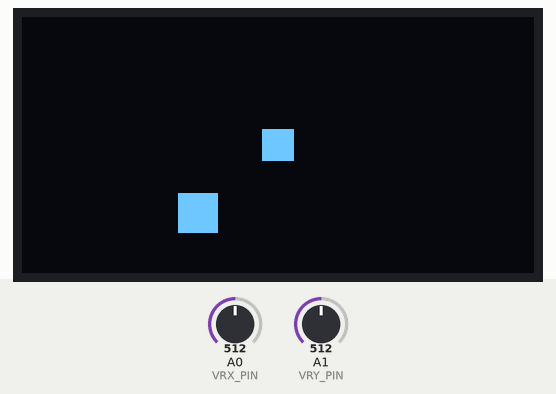
Bench run of a sketch on a simulated Arduino Uno, built with avr-gcc and run on an emulated ATmega328P. Parts: 128×64 one-colour display. Inputs (shaded band) come from the test bench; at power-on: A0 (VRX_PIN) = 512, A1 (VRY_PIN) = 512. Random numbers use the default seed unless the sketch sets one.

Above: at 1.25 s.
1.3 s: A0 (VRX_PIN) set to 141
At 1.37 s:
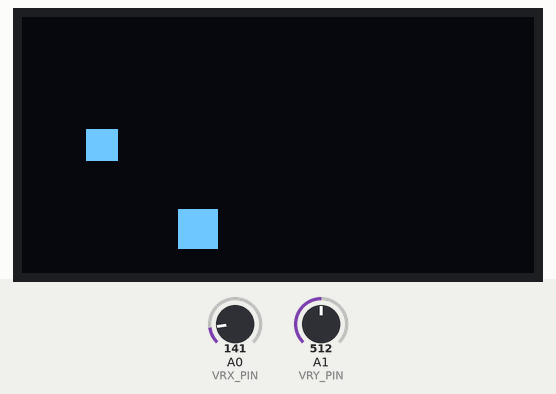
2.9 s: A0 (VRX_PIN) set to 119
At 2.95 s:
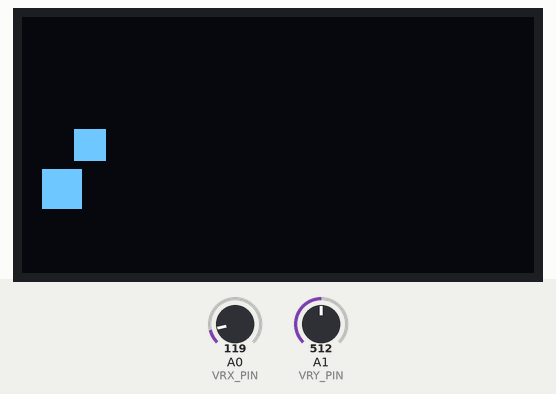
4.4 s: A1 (VRY_PIN) set to 716
At 4.48 s:
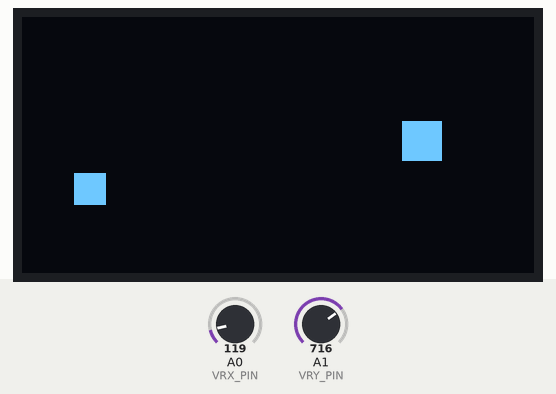
7.4 s: A1 (VRY_PIN) set to 900
At 8.55 s:
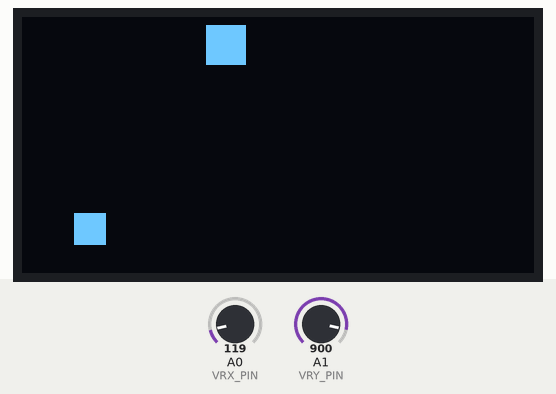
10.0 s: A0 (VRX_PIN) set to 223
At 10.08 s:
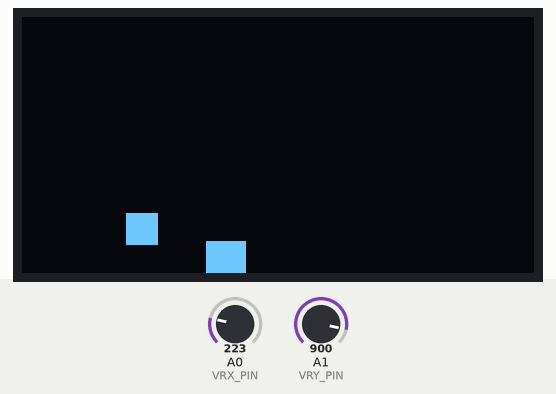
11.5 s: A0 (VRX_PIN) set to 246
At 12.6 s:
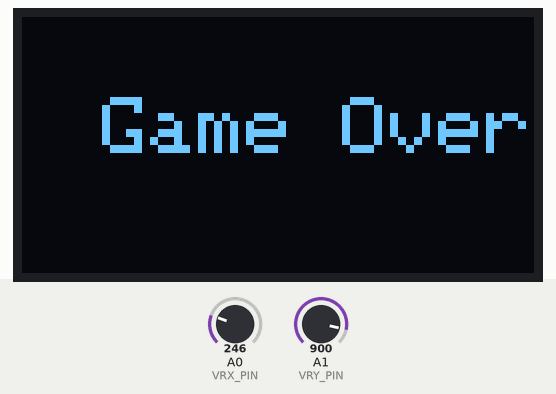

The sketch:

obstacle_avoider_using_oled.ino
```cpp
#include <Wire.h>
#include <Adafruit_GFX.h>
#include <Adafruit_SSD1306.h>

#define SCREEN_WIDTH 128
#define SCREEN_HEIGHT 64

#define OLED_RESET    -1
Adafruit_SSD1306 display(SCREEN_WIDTH, SCREEN_HEIGHT, &Wire, OLED_RESET);

#define VRX_PIN A0
#define VRY_PIN A1
#define SW_PIN 2

int playerX = SCREEN_WIDTH / 2;
int playerY = SCREEN_HEIGHT - 10;
int playerSize = 8;

int obstacleX = random(0, SCREEN_WIDTH);
int obstacleY = 0;
int obstacleSize = 10;
int obstacleSpeed = 2;

void setup() {
  Serial.begin(9600);

  if (!display.begin(SSD1306_SWITCHCAPVCC, 0x3C)) {
    Serial.println(F("SSD1306 allocation failed"));
    for (;;); // Don't proceed, loop forever
  }

  pinMode(SW_PIN, INPUT_PULLUP);
  display.clearDisplay();
}

void loop() {
  int xValue = analogRead(VRX_PIN);
  int yValue = analogRead(VRY_PIN);

  playerX = map(xValue, 0, 1023, 0, SCREEN_WIDTH - playerSize);
  playerY = map(yValue, 0, 1023, 0, SCREEN_HEIGHT - playerSize);


  obstacleY += obstacleSpeed;
  if (obstacleY > SCREEN_HEIGHT) {
    obstacleY = 0;
    obstacleX = random(0, SCREEN_WIDTH - obstacleSize);
  }

  if (playerX < obstacleX + obstacleSize &&
      playerX + playerSize > obstacleX &&
      playerY < obstacleY + obstacleSize &&
      playerY + playerSize > obstacleY) {
    display.clearDisplay();
    display.setTextSize(2);
    display.setTextColor(SSD1306_WHITE);
    display.setCursor(20, 20);
    display.println("Game Over");
    display.display();
    delay(2000);
    obstacleY = 0;
    obstacleX = random(0, SCREEN_WIDTH - obstacleSize);
  }


  display.clearDisplay();

  display.fillRect(playerX, playerY, playerSize, playerSize, SSD1306_WHITE);

  display.fillRect(obstacleX, obstacleY, obstacleSize, obstacleSize, SSD1306_WHITE);

  display.display();

  delay(30);
}
```

Measured:
- the behaviour switches between 230 and 231 on A0 (VRX_PIN) (found by bisection; images 5 and 6)
- what the display in image 6 shows lasts 2.1 s, from 11.5 s to 13.6 s
